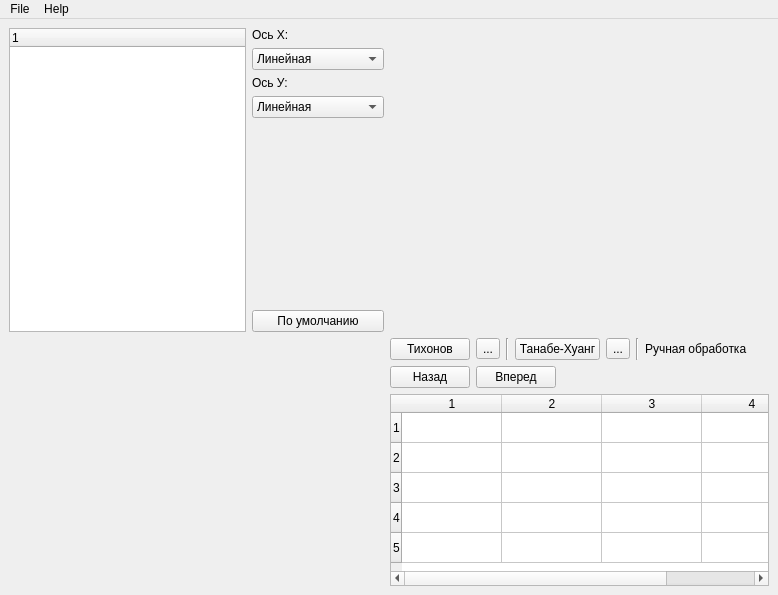
<?xml version="1.0" encoding="UTF-8"?>
<ui version="4.0">
 <class>MainWindow</class>
 <widget class="QMainWindow" name="MainWindow">
  <property name="geometry">
   <rect>
    <x>0</x>
    <y>0</y>
    <width>778</width>
    <height>595</height>
   </rect>
  </property>
  <property name="maximumSize">
   <size>
    <width>7680</width>
    <height>4320</height>
   </size>
  </property>
  <property name="windowTitle">
   <string>MainWindow</string>
  </property>
  <widget class="QWidget" name="centralwidget">
   <property name="minimumSize">
    <size>
     <width>720</width>
     <height>480</height>
    </size>
   </property>
   <layout class="QGridLayout" name="gridLayout">
    <item row="1" column="1">
     <layout class="QVBoxLayout" name="processing_layout">
      <item>
       <layout class="QHBoxLayout" name="mode_buttons_layout">
        <item>
         <widget class="QPushButton" name="pushButton">
          <property name="text">
           <string>Тихонов</string>
          </property>
         </widget>
        </item>
        <item>
         <widget class="QToolButton" name="toolButton">
          <property name="text">
           <string>...</string>
          </property>
         </widget>
        </item>
        <item>
         <widget class="Line" name="line">
          <property name="orientation">
           <enum>Qt::Vertical</enum>
          </property>
         </widget>
        </item>
        <item>
         <widget class="QPushButton" name="pushButton_2">
          <property name="text">
           <string>Танабе-Хуанг</string>
          </property>
         </widget>
        </item>
        <item>
         <widget class="QToolButton" name="toolButton_2">
          <property name="text">
           <string>...</string>
          </property>
         </widget>
        </item>
        <item>
         <widget class="Line" name="line_2">
          <property name="orientation">
           <enum>Qt::Vertical</enum>
          </property>
         </widget>
        </item>
        <item>
         <widget class="QLabel" name="label_3">
          <property name="text">
           <string>Ручная обработка</string>
          </property>
         </widget>
        </item>
        <item>
         <spacer name="horizontalSpacer_2">
          <property name="orientation">
           <enum>Qt::Horizontal</enum>
          </property>
          <property name="sizeHint" stdset="0">
           <size>
            <width>40</width>
            <height>20</height>
           </size>
          </property>
         </spacer>
        </item>
       </layout>
      </item>
      <item>
       <layout class="QHBoxLayout" name="hand_processing_tools_tape">
        <item>
         <widget class="QPushButton" name="pushButton_3">
          <property name="sizePolicy">
           <sizepolicy hsizetype="Maximum" vsizetype="Fixed">
            <horstretch>0</horstretch>
            <verstretch>0</verstretch>
           </sizepolicy>
          </property>
          <property name="text">
           <string>Назад</string>
          </property>
         </widget>
        </item>
        <item>
         <widget class="QPushButton" name="pushButton_4">
          <property name="text">
           <string>Вперед</string>
          </property>
         </widget>
        </item>
        <item>
         <spacer name="horizontalSpacer">
          <property name="orientation">
           <enum>Qt::Horizontal</enum>
          </property>
          <property name="sizeHint" stdset="0">
           <size>
            <width>40</width>
            <height>20</height>
           </size>
          </property>
         </spacer>
        </item>
       </layout>
      </item>
      <item>
       <widget class="QTableWidget" name="hand_processing_table">
        <property name="sizePolicy">
         <sizepolicy hsizetype="Expanding" vsizetype="Maximum">
          <horstretch>0</horstretch>
          <verstretch>0</verstretch>
         </sizepolicy>
        </property>
        <property name="rowCount">
         <number>5</number>
        </property>
        <property name="columnCount">
         <number>4</number>
        </property>
        <row/>
        <row/>
        <row/>
        <row/>
        <row/>
        <column/>
        <column/>
        <column/>
        <column/>
       </widget>
      </item>
     </layout>
    </item>
    <item row="1" column="0">
     <widget class="QWidget" name="spectrum_widget" native="true"/>
    </item>
    <item row="0" column="1">
     <widget class="QCustomPlot" name="plot" native="true"/>
    </item>
    <item row="0" column="0">
     <layout class="QHBoxLayout" name="horizontalLayout">
      <item>
       <widget class="QTreeWidget" name="catalog_tree_widget">
        <property name="sizePolicy">
         <sizepolicy hsizetype="Maximum" vsizetype="Preferred">
          <horstretch>0</horstretch>
          <verstretch>0</verstretch>
         </sizepolicy>
        </property>
        <column>
         <property name="text">
          <string notr="true">1</string>
         </property>
        </column>
       </widget>
      </item>
      <item>
       <layout class="QVBoxLayout" name="graph_preperties_widget">
        <item>
         <widget class="QLabel" name="label">
          <property name="sizePolicy">
           <sizepolicy hsizetype="Preferred" vsizetype="Maximum">
            <horstretch>0</horstretch>
            <verstretch>0</verstretch>
           </sizepolicy>
          </property>
          <property name="text">
           <string>Ось Х:</string>
          </property>
         </widget>
        </item>
        <item>
         <widget class="QComboBox" name="xScaleBox">
          <item>
           <property name="text">
            <string>Линейная</string>
           </property>
          </item>
          <item>
           <property name="text">
            <string>Логарифмическая</string>
           </property>
          </item>
         </widget>
        </item>
        <item>
         <widget class="QLabel" name="label_2">
          <property name="sizePolicy">
           <sizepolicy hsizetype="Preferred" vsizetype="Maximum">
            <horstretch>0</horstretch>
            <verstretch>0</verstretch>
           </sizepolicy>
          </property>
          <property name="text">
           <string>Ось У:</string>
          </property>
         </widget>
        </item>
        <item>
         <widget class="QComboBox" name="yScaleBox">
          <item>
           <property name="text">
            <string>Линейная</string>
           </property>
          </item>
          <item>
           <property name="text">
            <string>Логарифмическая</string>
           </property>
          </item>
         </widget>
        </item>
        <item>
         <spacer name="verticalSpacer">
          <property name="orientation">
           <enum>Qt::Vertical</enum>
          </property>
          <property name="sizeHint" stdset="0">
           <size>
            <width>20</width>
            <height>40</height>
           </size>
          </property>
         </spacer>
        </item>
        <item>
         <widget class="QPushButton" name="reset_to_default">
          <property name="sizePolicy">
           <sizepolicy hsizetype="Minimum" vsizetype="Fixed">
            <horstretch>0</horstretch>
            <verstretch>0</verstretch>
           </sizepolicy>
          </property>
          <property name="text">
           <string>По умолчанию</string>
          </property>
         </widget>
        </item>
       </layout>
      </item>
     </layout>
    </item>
   </layout>
  </widget>
  <widget class="QMenuBar" name="menubar">
   <property name="geometry">
    <rect>
     <x>0</x>
     <y>0</y>
     <width>778</width>
     <height>22</height>
    </rect>
   </property>
   <widget class="QMenu" name="menuFile">
    <property name="title">
     <string>File</string>
    </property>
    <addaction name="action"/>
    <addaction name="action_2"/>
   </widget>
   <widget class="QMenu" name="menuHelp">
    <property name="title">
     <string>Help</string>
    </property>
   </widget>
   <addaction name="menuFile"/>
   <addaction name="menuHelp"/>
  </widget>
  <action name="action">
   <property name="text">
    <string>Открыть</string>
   </property>
  </action>
  <action name="action_2">
   <property name="text">
    <string>Создать</string>
   </property>
  </action>
 </widget>
 <customwidgets>
  <customwidget>
   <class>QCustomPlot</class>
   <extends>QWidget</extends>
   <header>qcustomplot.h</header>
   <container>1</container>
  </customwidget>
 </customwidgets>
 <resources/>
 <connections/>
</ui>
